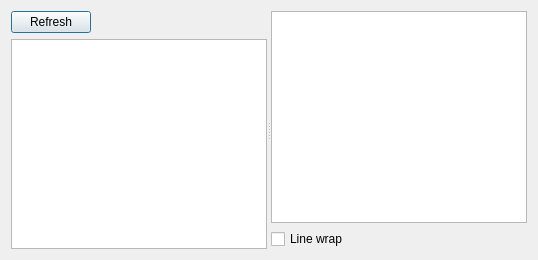
<?xml version="1.0" encoding="UTF-8"?>
<ui version="4.0">
 <class>DatabaseViewer</class>
 <widget class="QDialog" name="DatabaseViewer">
  <property name="geometry">
   <rect>
    <x>0</x>
    <y>0</y>
    <width>538</width>
    <height>260</height>
   </rect>
  </property>
  <property name="windowTitle">
   <string>Database Viewer</string>
  </property>
  <layout class="QVBoxLayout" name="verticalLayout_3">
   <item>
    <widget class="QSplitter" name="splitter">
     <property name="orientation">
      <enum>Qt::Horizontal</enum>
     </property>
     <widget class="QWidget" name="">
      <layout class="QVBoxLayout" name="verticalLayout">
       <item>
        <layout class="QHBoxLayout" name="horizontalLayout">
         <item>
          <widget class="QPushButton" name="refreshButton">
           <property name="text">
            <string>Refresh</string>
           </property>
          </widget>
         </item>
         <item>
          <spacer name="horizontalSpacer">
           <property name="orientation">
            <enum>Qt::Horizontal</enum>
           </property>
           <property name="sizeHint" stdset="0">
            <size>
             <width>40</width>
             <height>20</height>
            </size>
           </property>
          </spacer>
         </item>
        </layout>
       </item>
       <item>
        <widget class="QListWidget" name="pageList"/>
       </item>
      </layout>
     </widget>
     <widget class="QWidget" name="">
      <layout class="QVBoxLayout" name="verticalLayout_2">
       <item>
        <widget class="QTextBrowser" name="textBrowser">
         <property name="lineWrapMode">
          <enum>QTextEdit::NoWrap</enum>
         </property>
        </widget>
       </item>
       <item>
        <widget class="QCheckBox" name="lineWrapCheck">
         <property name="text">
          <string>Line wrap</string>
         </property>
        </widget>
       </item>
      </layout>
     </widget>
    </widget>
   </item>
  </layout>
 </widget>
 <resources/>
 <connections/>
</ui>
